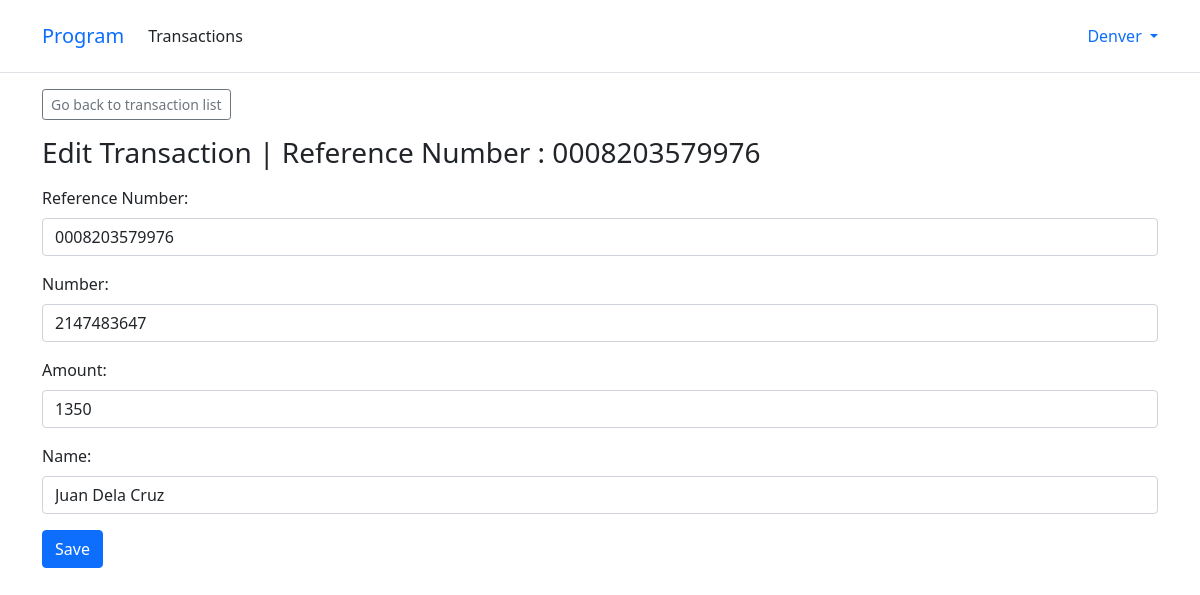
Page /edit-transaction.php?id=27 (signed in) on the committed database.
### tables this page shows
CREATE TABLE `tbl_transaction` (
  `tranID` int(11) NOT NULL,
  `refnum` varchar(15) DEFAULT NULL,
  `number` int(12) DEFAULT NULL,
  `amount` int(11) DEFAULT NULL,
  `name` varchar(20) DEFAULT NULL,
  `date_created` datetime DEFAULT NULL
);

### src/functions.php (called while the page is built, shortened)
<?php
    include 'db.php';
    function get_transaction($transaction_id) {
        global $conn;
        $transaction = [];
        $query = "SELECT * FROM `tbl_transaction` WHERE `tranID` = $transaction_id";
        if ($result = $conn->query($query)) {
            $transaction = $result->fetch_array(MYSQLI_ASSOC);
        }
        return $transaction;
    }
?>

### src/edit-transaction.php (the view, shortened to what this page needs)
<?php
    include 'functions.php';
    if (array_key_exists("id", $_GET)) {
        $transaction = get_transaction($_GET['id']);
    }
?>
<?php include '_header.php'; ?>
<div class="container">
    <a href="transactions.php" class="btn btn-outline-secondary btn-sm mb-3">Go back to transaction list</a>
    <h1 class="h3 mb-3 fw-normal"> Edit Transaction | Reference Number : <?= $transaction['refnum'] ?> </h1>
    <form method="post">
        <div class="mb-3">
            <label for="refnum" class="form-label">Reference Number: </label>
            <input type="text" class="form-control" id="refnum" name="refnum" value= "<?= isset($_POST['refnum']) ? $_POST['refnum'] : $transaction['refnum'] ?>" />
        </div>
        <div class="mb-3">
            <label for="number" class="form-label">Number: </label>
            <input type="text" class="form-control" id="number" name="number" value= "<?= isset($_POST['number']) ? $_POST['number'] : $transaction['number'] ?>" />
        </div>
        <div class="mb-3">
            <label for="number" class="form-label">Amount: </label>
            <input type="text" class="form-control" id="amount" name="amount" value= "<?= isset($_POST['amount']) ? $_POST['amount'] : $transaction['amount'] ?>" />
        </div>
        <div class="mb-3">
            <label for="name" class="form-label">Name: </label>
            <input type="text" class="form-control" id="name" name="name" value="<?= isset($_POST['name']) ? $_POST['name'] : $transaction['name'] ?>" />
        </div>
        <input type="submit" name="update-details" class="btn btn-primary" value="Save" />
    </form>
</div>
<?php include '_footer.php'; ?>

### rows in the picture
tbl_transaction: refnum "0008203579976", number "2147483647", amount "1350", name "Juan Dela Cruz"

### other values in the picture
$_SESSION['fname'] "Denver"
